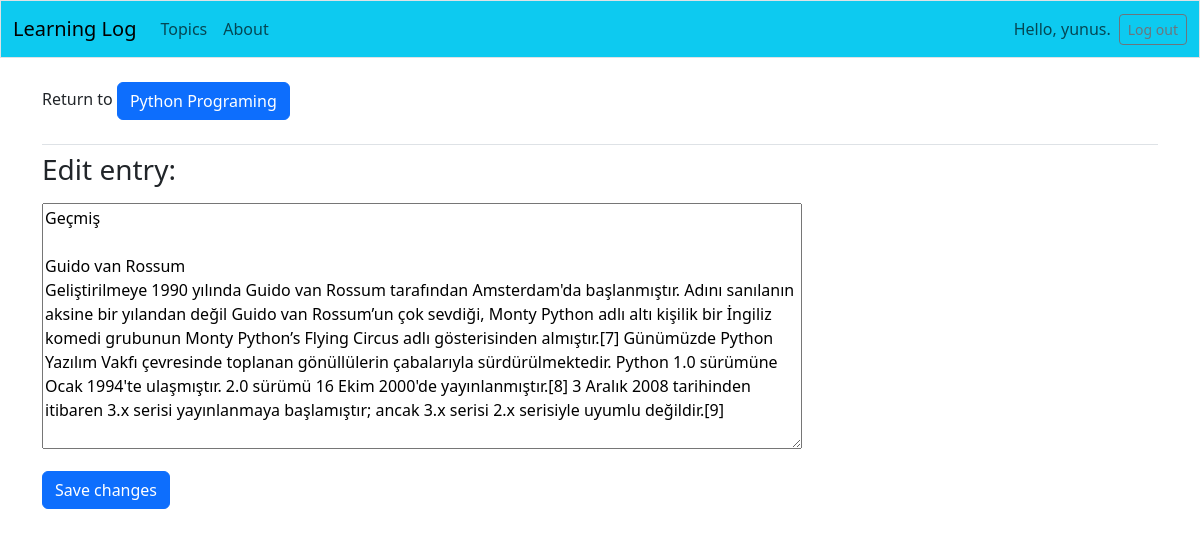
The page /edit_entry/2/ (signed in) on the database its author committed.
### learning_logs/models.py (models this page shows, shortened)
class Topic(models.Model):
    objects = None
    text = models.CharField(max_length=200)
    date_added = models.DateTimeField(auto_now_add=True)
    owner = models.ForeignKey(User, on_delete=models.CASCADE)
    def __str__(self):
        return self.text

class Entry(models.Model):
    topic = models.ForeignKey(Topic, on_delete=models.CASCADE)
    text = models.TextField()
    date_added = models.DateTimeField(auto_now_add=True)
    class Meta:
        verbose_name_plural = "Entries"

### learning_logs/views.py (the view)
# urls.py: path('edit_entry/<int:entry_id>/', views.edit_entry, name='edit_entry'),        # Entry düzenlemek için
@login_required
def edit_entry(request, entry_id):
    entry = Entry.objects.get(id=entry_id)
    topic = entry.topic
    if topic.owner != request.user:
        raise Http404
    if request.method != 'POST':
        form = EntryForm(instance=entry)
    else:
        form = EntryForm(instance=entry, data=request.POST)
        if form.is_valid():
            form.save()
            return redirect('learning_logs:topic', topic_id=topic.id)
    context = {'entry': entry, 'topic': topic, 'form': form}
    return render(request, 'learning_logs/edit_entry.html', context)

### learning_logs/forms.py
class EntryForm(forms.ModelForm):
    class Meta:
        model = Entry                                               # Form Entry modeline dayanıyor
        fields = ['text']                                           # Sadece text alanı bu forma dahil edildi
        labels = {'text': ''}                                       # 'text' alanına boş bir etiket atandı.
        widgets = {'text': forms.Textarea(attrs={'cols': 80})}      # 'text' alanı için bir HTML form elemanı

### learning_logs/templates/learning_logs/edit_entry.html (shortened to what this page needs)
<!DOCTYPE html>
<html lang="en">
<head>
</head>
<body>
{% extends 'learning_logs/base.html' %}
{% block page_header %}
    <p>Return to <a class="btn btn-primary" href="{% url 'learning_logs:topic' topic.id %}">{{ topic }}</a></p>
{% endblock page_header %}
{% block content %}
    <h3 class="mb-3">Edit entry:</h3>
    <form action="{% url 'learning_logs:edit_entry' entry.id %}" method="post" class="mb-3">
        {{ form.as_p }}
        <button name="submit" class="btn btn-primary">Save changes</button>
    </form>
{% endblock content %}

### learning_logs/templates/learning_logs/base.html (shortened to what this page needs)
<!doctype html>
<html lang="en">
<head>
  {% load static %}
  {% load django_bootstrap5 %}
  {% bootstrap_css %}
   <link rel="stylesheet" href="{% static 'css/fontawesome.min.css' %}">
    <link rel="stylesheet" href="{% static 'css/all.min.css' %}">
</head>
<body>
  <nav class="navbar navbar-expand-md navbar-light bg-info mb-4 border">
    <div class="container-fluid">
      <a class="navbar-brand" href="{% url 'learning_logs:index' %}">
          Learning Log</a>
      <div class="collapse navbar-collapse" id="navbarCollapse">
        <ul class="navbar-nav me-auto mb-2 mb-md-0">
          <li class="nav-item">
            <a class="nav-link" href="{% url 'learning_logs:topics' %}">Topics</a>
          </li>
          <li class="nav-item">
            <a class="nav-link" href="{% url 'learning_logs:about' %}">About</a>
          </li>
        </ul>
        <ul class="navbar-nav ms-auto mb-2 mb-md-0">
          {% if user.is_authenticated %}
            <li class="nav-item">
              <span class="navbar-text me-2">Hello, {{ user.username }}.
                </span></li>
          {% endif %}
        </ul>
        {% if user.is_authenticated %}
          <form action="{% url 'users:logout' %}" method='post'>
            <button name='submit' class='btn btn-outline-secondary btn-sm'>
              Log out</button>
          </form>
        {% endif %}
      </div>
    </div>
  </nav>
  <main class="container">
    <div class="pb-2 mb-2 border-bottom">
      {% block page_header %}{% endblock page_header %}
    </div>
    <div>
      {% block content %}{% endblock content %}
    </div>
  </main>
</body>
</html>

### rows shown on the page
Topic: text "Python Programing"
Entry: text "Geçmiş Guido van Rossum Geliştirilmeye 1990 yılında Guido van Rossum tarafından Amsterdam'da başlanmıştır. Adını sanılanın aksine bir yılandan değil Guido van Rossum’un çok sevdiği, Monty Python adlı altı kişilik bir İngiliz komedi grubunun Monty Python’s Flying Circus adlı gösterisinden almıştır.[7] Günümüzde Python Yazılım Vakfı çevresinde toplanan gönüllülerin çabalarıyla sürdürülmektedir. Python 1.0 sürümüne Ocak 1994'te ulaşmıştır. 2.0 sürümü 16 Ekim 2000'de yayınlanmıştır.[8] 3 Aralık 2008 tarihinden itibaren 3.x serisi yayınlanmaya başlamıştır; ancak 3.x serisi 2.x serisiyle uyumlu değildir.[9]"

### other values the page prints
{{ user.username }} "yunus"
